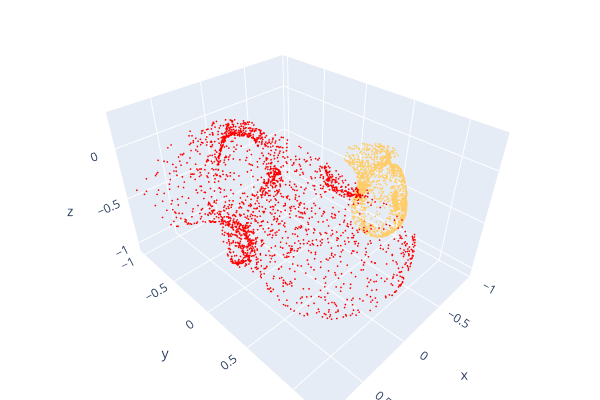

The cell this chart's notebook holds for it:
### Markdown cell above
### Visualize src w/ estimated transform vs. gt transform

### Code cell
o3d.visualization.draw_plotly([estimated_t_src_pcd, new_src_pcd])

### Figure 1 — Plotly figure (JSON) as saved in the notebook; plotly's stock layout.template omitted (floating-point values rounded to 4 significant figures; data arrays with more than 128 entries replaced by an {"elided": "..."} marker saying what was removed)
{"data": [{"marker": {"color": {"elided": "2057x3 float values"}, "size": 1}, "mode": "markers", "type": "scatter3d", "x": {"elided": "2057 float values"}, "y": {"elided": "2057 float values"}, "z": {"elided": "2057 float values"}}, {"marker": {"color": {"elided": "2057x3 float values"}, "size": 1}, "mode": "markers", "type": "scatter3d", "x": {"elided": "2057 float values"}, "y": {"elided": "2057 float values"}, "z": {"elided": "2057 float values"}}], "layout": {"height": 400, "margin": {"b": 0, "l": 0, "r": 0, "t": 0}, "scene": {"camera": {"center": {"x": 0, "y": 0, "z": 0}, "up": {"x": 0, "y": 0, "z": 1}}}, "showlegend": false, "width": 600}}
